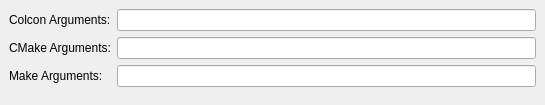
<?xml version="1.0" encoding="UTF-8"?>
<ui version="4.0">
 <class>ROSProjectManager::Internal::ROSColconStep</class>
 <widget class="QWidget" name="ROSProjectManager::Internal::ROSColconStep">
  <property name="geometry">
   <rect>
    <x>0</x>
    <y>0</y>
    <width>545</width>
    <height>105</height>
   </rect>
  </property>
  <layout class="QFormLayout" name="formLayout">
   <property name="fieldGrowthPolicy">
    <enum>QFormLayout::ExpandingFieldsGrow</enum>
   </property>
   <property name="leftMargin">
    <number>9</number>
   </property>
   <property name="topMargin">
    <number>9</number>
   </property>
   <property name="rightMargin">
    <number>9</number>
   </property>
   <property name="bottomMargin">
    <number>9</number>
   </property>
   <item row="0" column="0">
    <widget class="QLabel" name="colconArgumentsLabel">
     <property name="text">
      <string>Colcon Arguments:</string>
     </property>
     <property name="buddy">
      <cstring>colconArgumentsLineEdit</cstring>
     </property>
    </widget>
   </item>
   <item row="0" column="1">
    <widget class="QLineEdit" name="colconArgumentsLineEdit">
     <property name="clearButtonEnabled">
      <bool>true</bool>
     </property>
    </widget>
   </item>
   <item row="1" column="0">
    <widget class="QLabel" name="cmakeArgumentsLabel">
     <property name="text">
      <string>CMake Arguments:</string>
     </property>
    </widget>
   </item>
   <item row="1" column="1">
    <widget class="QLineEdit" name="cmakeArgumentsLineEdit"/>
   </item>
   <item row="2" column="0">
    <widget class="QLabel" name="makeArgumentsLabel">
     <property name="sizePolicy">
      <sizepolicy hsizetype="Preferred" vsizetype="Preferred">
       <horstretch>0</horstretch>
       <verstretch>0</verstretch>
      </sizepolicy>
     </property>
     <property name="text">
      <string>Make Arguments:</string>
     </property>
    </widget>
   </item>
   <item row="2" column="1">
    <widget class="QLineEdit" name="makeArgumentsLineEdit"/>
   </item>
  </layout>
 </widget>
 <resources/>
 <connections/>
</ui>
